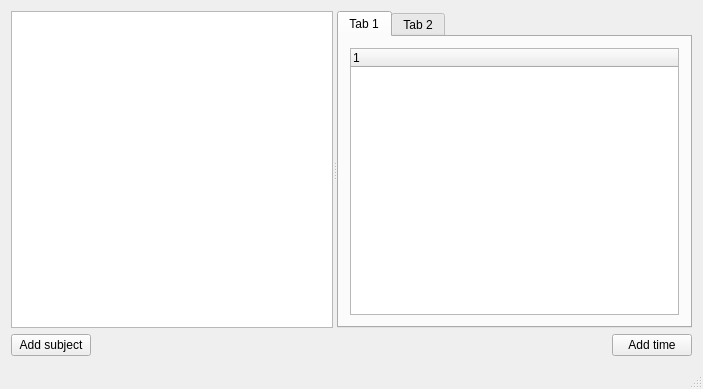
<?xml version="1.0" encoding="UTF-8"?>
<ui version="4.0">
 <class>MainWindow</class>
 <widget class="QMainWindow" name="MainWindow">
  <property name="geometry">
   <rect>
    <x>0</x>
    <y>0</y>
    <width>703</width>
    <height>389</height>
   </rect>
  </property>
  <property name="windowTitle">
   <string>MainWindow</string>
  </property>
  <widget class="QWidget" name="centralWidget">
   <layout class="QGridLayout" name="gridLayout">
    <item row="1" column="2">
     <widget class="QPushButton" name="pushButtonAddTime">
      <property name="text">
       <string>Add time</string>
      </property>
     </widget>
    </item>
    <item row="1" column="0">
     <widget class="QPushButton" name="pushButtonAddSubject">
      <property name="text">
       <string>Add subject</string>
      </property>
     </widget>
    </item>
    <item row="0" column="0" colspan="3">
     <widget class="QSplitter" name="splitter">
      <property name="orientation">
       <enum>Qt::Horizontal</enum>
      </property>
      <widget class="QListWidget" name="listWidgetSubjects"/>
      <widget class="QTabWidget" name="tabWidgetTimes">
       <property name="tabShape">
        <enum>QTabWidget::Rounded</enum>
       </property>
       <property name="currentIndex">
        <number>0</number>
       </property>
       <widget class="QWidget" name="tabSubject">
        <attribute name="title">
         <string>Tab 1</string>
        </attribute>
        <layout class="QGridLayout" name="gridLayout_2">
         <item row="0" column="0">
          <widget class="QTreeWidget" name="treeWidget">
           <column>
            <property name="text">
             <string notr="true">1</string>
            </property>
           </column>
          </widget>
         </item>
        </layout>
       </widget>
       <widget class="QWidget" name="tabCalendar">
        <attribute name="title">
         <string>Tab 2</string>
        </attribute>
       </widget>
      </widget>
     </widget>
    </item>
    <item row="1" column="1">
     <spacer name="horizontalSpacer">
      <property name="orientation">
       <enum>Qt::Horizontal</enum>
      </property>
      <property name="sizeHint" stdset="0">
       <size>
        <width>40</width>
        <height>20</height>
       </size>
      </property>
     </spacer>
    </item>
   </layout>
  </widget>
  <widget class="QStatusBar" name="statusBar"/>
 </widget>
 <layoutdefault spacing="6" margin="11"/>
 <resources/>
 <connections/>
</ui>
